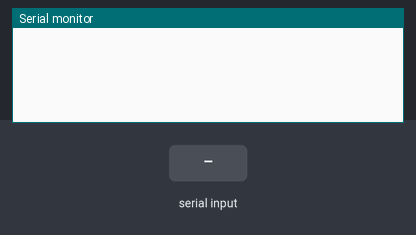
The sketch below on a simulated Arduino Uno, built with avr-gcc and run on an emulated ATmega328P. On the bench: the last lines printed to the serial monitor. Inputs (shaded band) come from the test bench.

Above: at 1.2 s.
1.3 s: "1" received over Serial
At 2.5 s:
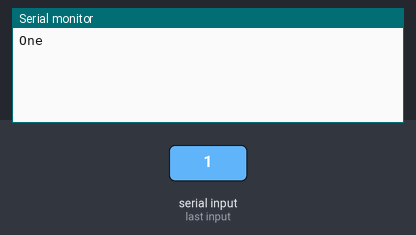
2.8 s: "2" received over Serial
At 3.9 s:
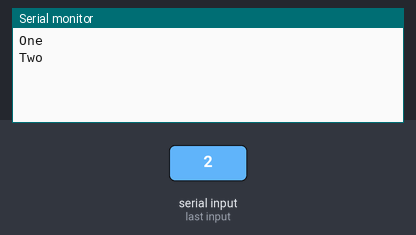
4.3 s: "3" received over Serial
At 5.1 s:
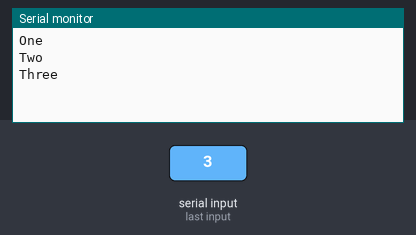
5.8 s: "0" received over Serial
At 6.2 s:
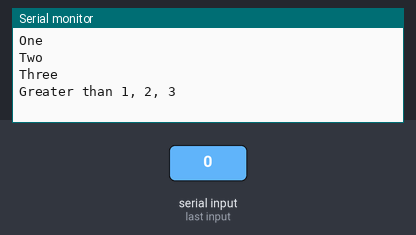

Measured:
- after the input at 1.3 s, the serial monitor: prints a new line at once (image 1)
- after the input at 2.8 s, the serial monitor: prints a new line at once (image 2)
- after the input at 4.3 s, the serial monitor: prints a new line at once (image 3)
- after the input at 5.8 s, the serial monitor: prints a new line at once (image 4)

The sketch:

SoftSerial_If.ino
```cpp
char rx_byte;

void setup() {

  Serial.begin(9600);
}

void loop() {
  if (Serial.available()>0){

    rx_byte=Serial.read();

    if(rx_byte=='1')
    Serial.println("One");

    else if (rx_byte=='2')
    Serial.println("Two");

    else if (rx_byte=='3')
    Serial.println("Three");

    else
    Serial.println("Greater than 1, 2, 3");
    }
}
```
